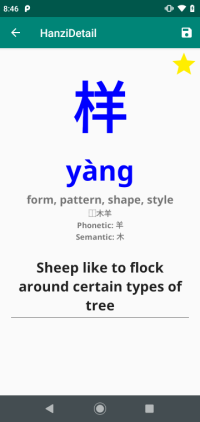
#> input picture img/detail_yang.png, 200 x 422 px; its folder holds only this picture in this run
$ python -i preprocess.py   (imports and definitions only)   (older library calls are emulated)
#> lines starting #> are read from the running program, lines starting #| are printed output that depends on the picture; after the words box and inside, x2 and y2 are one past the last pixel; in counts of white or black regions, pixels touching at a corner belong together
#> in detect_character, img is the input picture: shape (422, 200, 3); mean B, G, R 218.6, 214.7, 201.4
import random
from pathlib import Path

import cv2
import numpy as np
from matplotlib import pyplot as plt

def remove_shadow(img):
    rgb_planes = cv2.split(img)

    result_planes = []
    result_norm_planes = []
    for plane in rgb_planes:
        dilated_img = cv2.dilate(plane, np.ones((7, 7), np.uint8))
        bg_img = cv2.medianBlur(dilated_img, 21)
        diff_img = 255 - cv2.absdiff(plane, bg_img)
        norm_img = cv2.normalize(diff_img, None, alpha=0, beta=255, norm_type=cv2.NORM_MINMAX, dtype=cv2.CV_8UC1)
        result_planes.append(diff_img)
        result_norm_planes.append(norm_img)
#> this loop made 3 passes
#> pass 1, in remove_shadow, `bg_img = cv2.medianBlur(dilated_img, 21)`:
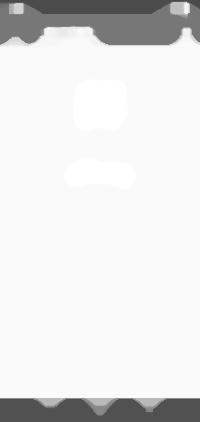
#> bg_img: shape (422, 200); min 75, max 255, mean 228.9
#> after the loop:
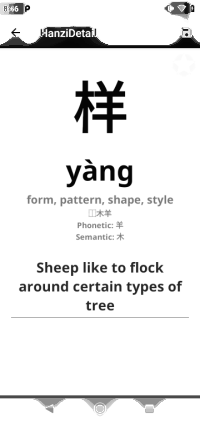
#> diff_img: shape (422, 200); min 0, max 255, mean 236.7
#> after the loop:
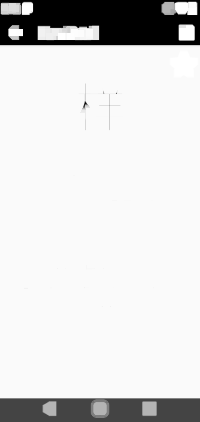
#> dilated_img: shape (422, 200); min 0, max 255, mean 219.5
#> after the loop, result_norm_planes = 3 items; result_planes = 3 items

    result = cv2.merge(result_planes)
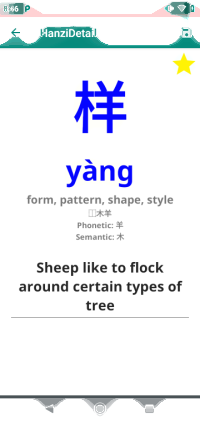
#> result: shape (422, 200, 3); mean of channels 0, 1, 2 244.1, 239.5, 236.7; drawn as B, G, R
    result_norm = cv2.merge(result_norm_planes)

    return result_norm

def detect_character(path: Path):
    img = cv2.imread(str(path))
    original = img.copy()

    img = remove_shadow(img)

    img = cv2.cvtColor(img, cv2.COLOR_BGR2GRAY)
#> img: shape (422, 200)
    img = cv2.threshold(img, 0, 255, cv2.THRESH_BINARY | cv2.THRESH_OTSU)[1]
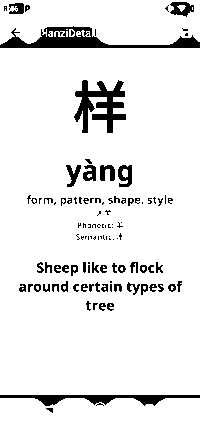
#> img: shape (422, 200); 91.5% white; 114 black regions (62 under 20 px)
    contours, hierarchy = cv2.findContours(img, 1, 2)
#> contours = 178 contours, 104 with area under 20; largest, box (x1, y1, x2, y2) and area: (0, 48, 200, 395) 68854, (0, 0, 200, 45) 7398, (0, 398, 200, 422) 4176, (73, 79, 127, 134) 1542, (117, 164, 133, 188) 289

    for contour in sorted(contours, key=cv2.contourArea, reverse=True)[:2]:
        M = cv2.moments(contour)
        cx = int(M['m10']/M['m00'])
        cy = int(M['m01']/M['m00'])

        area = cv2.contourArea(contour)
        print(area)

        x,y,w,h = cv2.boundingRect(contour)
        cv2.rectangle(original,(x,y),(x+w,y+h),(0,255,0),2)
#> this loop made 2 passes
#> (contour, cx, cy, area, x, y, w, h) on pass 1: ([[0, 48], [0, 394], [199, 394], [199, 48]], 99, 221, 68854, 0, 48, 200, 347)
#> (cx, cy, area, x, y, w, h) on pass 2: (103, 19, 7398, 0, 0, 200, 45)
#| 68854.0
#| 7398.0
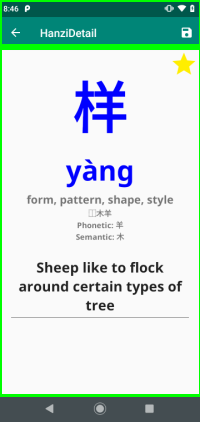
#> original: shape (422, 200, 3); 3.98% of pixels changed, all inside (x1, y1, x2, y2) = (0, 0, 200, 397)

    img = cv2.resize(original, (0,0), fx=0.25, fy=0.25)
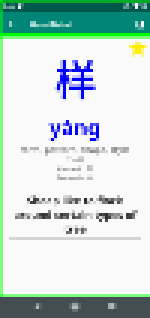
#> img: shape (106, 50, 3) (shown 3 times larger); mean B, G, R 212.2, 216.8, 196.9

    cv2.imshow("gray" + str(random.randint(0, 10000)), img)


# [8 lines not run here, left out]

>>> result = detect_character('../../../img/detail_yang.png')

$ run again, on img/grid.png
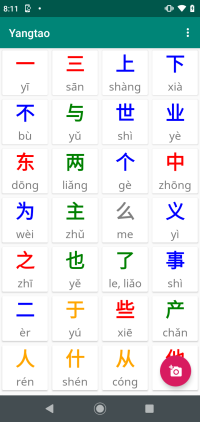
#> input picture img/grid.png, 200 x 422 px
#> in detect_character, img is the input picture: shape (422, 200, 3); mean B, G, R 217.1, 216.4, 205.8
#> the loop in remove_shadow, `for plane in rgb_planes:` made 3 passes
#> after the loop in remove_shadow, `for plane in rgb_planes:`: result_norm_planes = 3 items
#> in detect_character, `img = cv2.threshold(img, 0, 255, cv2.THRESH_BINARY | cv2.THRESH_OTSU)[1]`:
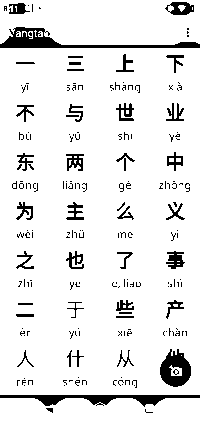
#> img: shape (422, 200); 91.1% white; 200 black regions (158 under 20 px)
#> contours = 369 contours, 306 with area under 20; largest, box (x1, y1, x2, y2) and area: (0, 48, 200, 395) 68854, (0, 0, 200, 45) 7987, (0, 398, 200, 422) 4158, (159, 348, 192, 388) 896, (169, 1, 195, 16) 286
#> the loop in detect_character, `for contour in sorted(contours, key=cv2.contourArea, reverse=True)[:2]:` made 2 passes
#> (contour, cx, cy, area, x, y, w, h) on pass 1: ([[0, 48], [0, 394], [199, 394], [199, 48]], 99, 221, 68854, 0, 48, 200, 347)
#> (printed output is left out)
#> in detect_character, `img = cv2.resize(original, (0,0), fx=0.25, fy=0.25)`:
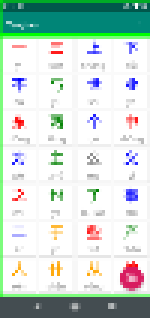
#> img: shape (106, 50, 3) (shown 3 times larger); mean B, G, R 210.9, 218.6, 201.5
